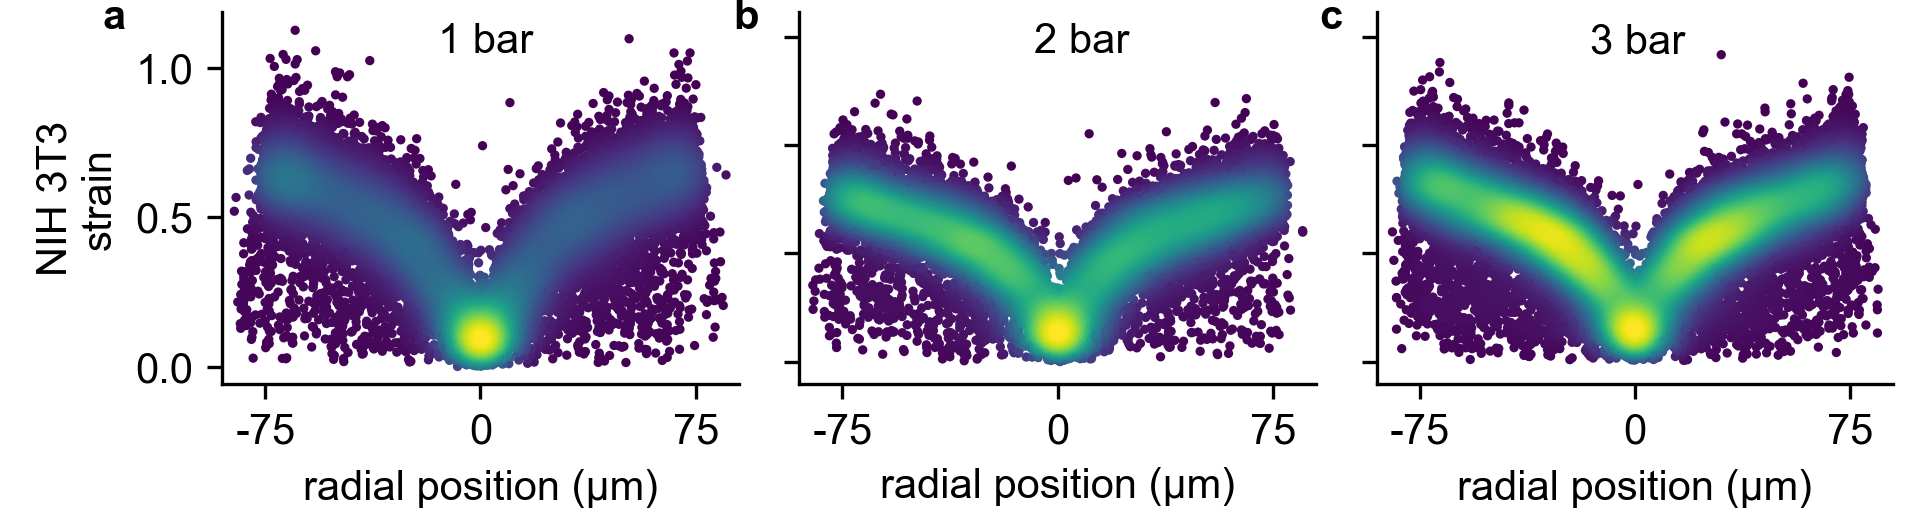

Reproduce this figure in Python.
# -*- coding: utf-8 -*-
import matplotlib.pyplot as plt
from helper_functions import plotDensityScatter
from helper_functions import load_all_data
import numpy as np

import pylustrator
pylustrator.start()

for index, pressure in enumerate([1, 2, 3]):
    ax = plt.subplot(1, 3, index+1)

    #data, config = load_all_data(r"\\131.188.117.96\biophysDS\emirzahossein\microfluidic cell rhemeter data"+
    #                             r"\microscope4\2020_may\2020_05_22_alginateDMEM2%\[0-9]\*_result.txt", pressure=pressure)
    data, config = load_all_data([
        r"\\131.188.117.96\biophysDS\emirzahossein\microfluidic cell rhemeter data\microscope4\2020_july\2020_07_21_alginate2%_dmem_NIH_time_2\[0-9]\*_result.txt",
        r"\\131.188.117.96\biophysDS\emirzahossein\microfluidic cell rhemeter data\microscope4\2020_may\2020_05_22_alginateDMEM2%\[0-9]\*_result.txt",
        r"\\131.188.117.96\biophysDS\emirzahossein\microfluidic cell rhemeter data\microscope4\2020_july\2020_07_27_alginate2%_dmem_NIH_time_1\[0-9]\*_result.txt",
    ], pressure=pressure)

    plotDensityScatter(data.rp, data.strain)


#% start: automatic generated code from pylustrator
plt.figure(1).ax_dict = {ax.get_label(): ax for ax in plt.figure(1).axes}
import matplotlib as mpl
plt.figure(1).set_size_inches(16.260000/2.54, 4.390000/2.54, forward=True)
plt.figure(1).axes[0].set_position([0.115765, 0.257929, 0.268860, 0.717020])
plt.figure(1).axes[0].set_xlim(-90.0, 90.0)
plt.figure(1).axes[0].set_xticklabels(["-75", "0", "75"])
plt.figure(1).axes[0].set_xticks([-75.0, 0.0, 75.0])
plt.figure(1).axes[0].set_xticks([np.nan], minor=True)
plt.figure(1).axes[0].spines['right'].set_visible(False)
plt.figure(1).axes[0].spines['top'].set_visible(False)
plt.figure(1).axes[0].text(0.5, 0.5, 'New Text', transform=plt.figure(1).axes[0].transAxes)  # id=plt.figure(1).axes[0].texts[0].new
plt.figure(1).axes[0].texts[0].set_ha("center")
plt.figure(1).axes[0].texts[0].set_position([0.509148, 0.891045])
plt.figure(1).axes[0].texts[0].set_text("1 bar")
plt.figure(1).axes[0].text(0.5, 0.5, 'New Text', transform=plt.figure(1).axes[0].transAxes)  # id=plt.figure(1).axes[0].texts[1].new
plt.figure(1).axes[0].texts[1].set_position([-0.232258, 0.955913])
plt.figure(1).axes[0].texts[1].set_text("a")
plt.figure(1).axes[0].texts[1].set_weight("bold")
plt.figure(1).axes[0].get_xaxis().get_label().set_text("radial position (µm)")
plt.figure(1).axes[0].get_yaxis().get_label().set_text("NIH 3T3\nstrain")
plt.figure(1).axes[1].set_position([0.416266, 0.257929, 0.268860, 0.717020])
plt.figure(1).axes[1].set_xlim(-90.0, 90.0)
plt.figure(1).axes[1].set_xticklabels(["-75", "0", "75"])
plt.figure(1).axes[1].set_xticks([-75.0, 0.0, 75.0])
plt.figure(1).axes[1].set_xticks([np.nan], minor=True)
plt.figure(1).axes[1].set_ylim(-0.10347851610695331, 1.6109644391156153)
plt.figure(1).axes[1].set_yticklabels(["", "", "", ""])
plt.figure(1).axes[1].set_yticks([0.0, 0.5, 1.0, 1.5])
plt.figure(1).axes[1].spines['right'].set_visible(False)
plt.figure(1).axes[1].spines['top'].set_visible(False)
plt.figure(1).axes[1].xaxis.labelpad = 3.716691
plt.figure(1).axes[1].text(0.5, 0.5, 'New Text', transform=plt.figure(1).axes[1].transAxes)  # id=plt.figure(1).axes[1].texts[0].new
plt.figure(1).axes[1].texts[0].set_ha("center")
plt.figure(1).axes[1].texts[0].set_position([0.545742, 0.891045])
plt.figure(1).axes[1].texts[0].set_text("2 bar")
plt.figure(1).axes[1].text(0.5, 0.5, 'New Text', transform=plt.figure(1).axes[1].transAxes)  # id=plt.figure(1).axes[1].texts[1].new
plt.figure(1).axes[1].texts[1].set_position([-0.127650, 0.955913])
plt.figure(1).axes[1].texts[1].set_text("b")
plt.figure(1).axes[1].texts[1].set_weight("bold")
plt.figure(1).axes[1].get_xaxis().get_label().set_text("radial position (µm)")
plt.figure(1).axes[2].set_position([0.716769, 0.257929, 0.268860, 0.717020])
plt.figure(1).axes[2].set_xlim(-90.0, 90.0)
plt.figure(1).axes[2].set_xticklabels(["-75", "0", "75"])
plt.figure(1).axes[2].set_xticks([-75.0, 0.0, 75.0])
plt.figure(1).axes[2].set_xticks([np.nan], minor=True)
plt.figure(1).axes[2].set_ylim(-0.10347851610695331, 1.6109644391156153)
plt.figure(1).axes[2].set_yticklabels(["", "", "", ""])
plt.figure(1).axes[2].set_yticks([0.0, 0.5, 1.0, 1.5])
plt.figure(1).axes[2].spines['right'].set_visible(False)
plt.figure(1).axes[2].spines['top'].set_visible(False)
plt.figure(1).axes[2].text(0.5, 0.5, 'New Text', transform=plt.figure(1).axes[2].transAxes)  # id=plt.figure(1).axes[2].texts[0].new
plt.figure(1).axes[2].texts[0].set_ha("center")
plt.figure(1).axes[2].texts[0].set_position([0.504574, 0.891045])
plt.figure(1).axes[2].texts[0].set_text("3 bar")
plt.figure(1).axes[2].text(0.5, 0.5, 'New Text', transform=plt.figure(1).axes[2].transAxes)  # id=plt.figure(1).axes[2].texts[1].new
plt.figure(1).axes[2].texts[1].set_position([-0.110215, 0.955913])
plt.figure(1).axes[2].texts[1].set_text("c")
plt.figure(1).axes[2].texts[1].set_weight("bold")
plt.figure(1).axes[2].get_xaxis().get_label().set_text("radial position (µm)")
#% end: automatic generated code from pylustrator
plt.savefig(__file__[:-3]+".png", dpi=300)
plt.savefig(__file__[:-3]+".pdf")
plt.show()
